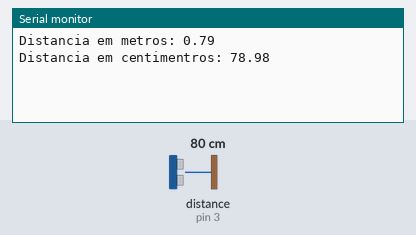
A sketch run on a simulated Arduino Uno, built with avr-gcc and run on an emulated ATmega328P. Shown: the last lines printed to the serial monitor. Wiring (inferred from the names in the program): ultrasonic range finder: trigger pin 2; echo pin 3. The inputs (shaded band) are chosen by the test bench; at power-on: distance to the obstacle (sensor on pin 3) 80 cm. The echo pulse lasts 58.3 µs per cm.

Above: at 1.3 s.
1.4 s: distance to the obstacle (sensor on pin 3) set to 2 cm
At 3.0 s:
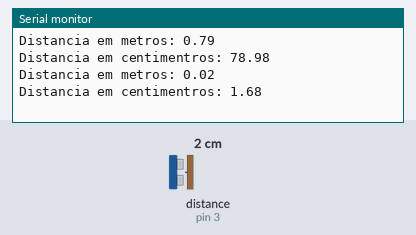
4.1 s: distance to the obstacle (sensor on pin 3) set to 4 cm
At 4.6 s:
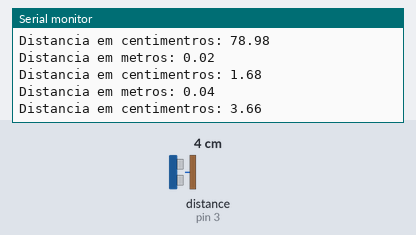
Timing chart, 0 to 7.1 s (numbered marks = the images above; inputs shaded):
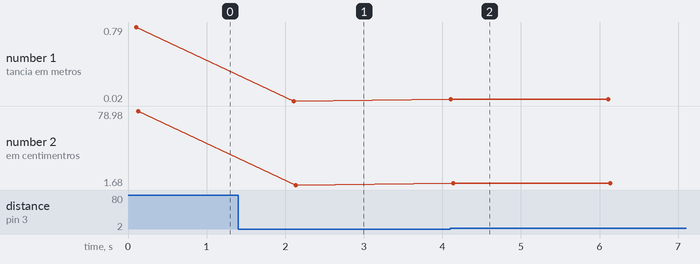

Measured:
- after the input at 1.4 s, the serial monitor: prints a new line after 0.71 s (image 1)
- after the input at 4.1 s, the serial monitor: prints a new line at once (image 2)
- plotted number 1: 0.79 → 0.02 after the input at 1.4 s, 0.02 → 0.04 after the input at 4.1 s
- plotted number 2: 78.98 → 1.68 after the input at 1.4 s, 1.68 → 3.66 after the input at 4.1 s

The sketch:

codigo_arduino_sensor_a_distancia.ino
```cpp
int PinTrigger = 2;
int PinEcho = 3;
float TempoEcho = 0;
const float velocidadeSom_mps = 340;
const float velocidadeSom_mpus = 0.000340;

void setup(){
  pinMode(PinTrigger, OUTPUT);
  digitalWrite(PinTrigger, LOW);
  pinMode(PinEcho, INPUT);
  Serial.begin(9600);
  delay(100);
}

void loop(){
  DisparaPulsoUltrassonico();
  TempoEcho = pulseIn(PinEcho, HIGH);
  Serial.print("Distancia em metros: ");
  Serial.println(CalculaDistancia(TempoEcho));
  Serial.print("Distancia em centimentros: ");
  Serial.println(CalculaDistancia(TempoEcho) * 100);
  delay(2000);
}

void DisparaPulsoUltrassonico(){
  digitalWrite(PinTrigger, HIGH);
  delayMicroseconds(10);
  digitalWrite(PinTrigger, LOW);
}

float CalculaDistancia(float tempo_us){
  return ((tempo_us * velocidadeSom_mpus) / 2 );
}
```
